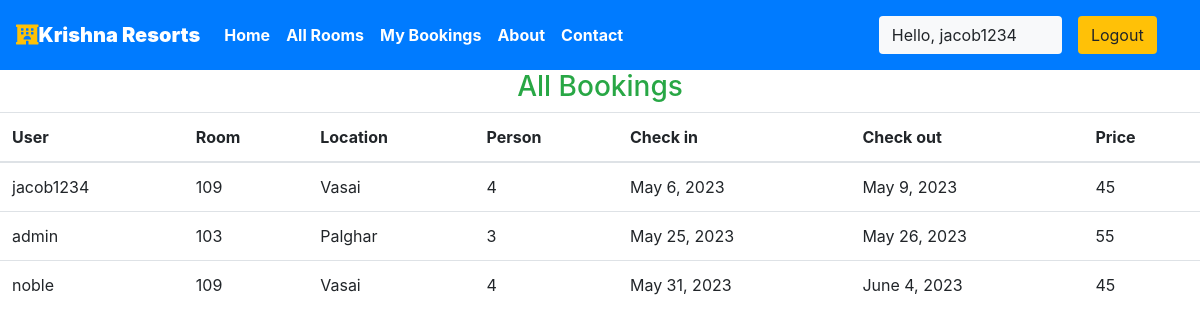
The app's page /staff/allbookings (signed in) with its own data.
### krishna/models.py (models this page shows, shortened)
class Reservation(models.Model):
    check_in = models.DateField(auto_now =False)
    check_out = models.DateField()
    room = models.ForeignKey(Rooms, on_delete = models.CASCADE)
    guest = models.ForeignKey(User, on_delete= models.CASCADE)
    status=models.CharField(max_length=100,default="Waiting for Approval")
    total=models.IntegerField(null=True)
    fname=models.CharField(max_length=100,null=True)
    lname=models.CharField(max_length=100,null=True)
    mobile=models.CharField(max_length=100,null=True)
    booking_id = models.CharField(max_length=100,default="null")

class Rooms(models.Model):
    ROOM_STATUS = (
    ("1", "available"),
    ("2", "not available"),
    )
    ROOM_TYPE = (
    ("1", "premium"),
    ("2", "deluxe"),
    ("3","basic"),
    )
    room_type = models.CharField(max_length=50,choices = ROOM_TYPE)
    capacity = models.IntegerField()
    price = models.IntegerField()
    size = models.IntegerField()
    hotel = models.ForeignKey(Hotels, on_delete = models.CASCADE)
    status = models.CharField(choices =ROOM_STATUS,max_length = 15)
    roomnumber = models.IntegerField()
    image=models.ImageField(upload_to="hotels",null=True)

class Hotels(models.Model):
    name = models.CharField(max_length=30,default="krishna")
    owner = models.CharField(max_length=20)
    location = models.CharField(max_length=50)
    state = models.CharField(max_length=50,default="maharashtra")
    country = models.CharField(max_length=50,default="india")

### krishna/views.py (the view)
# urls.py: path('staff/allbookings', views.all_bookings,name="allbookigs"),
@login_required(login_url='/staff')
def all_bookings(request):
    bookings = Reservation.objects.all()
    if not bookings:
        messages.warning(request,"No Bookings Found")
    return HttpResponse(render(request,'staff/allbookings.html',{'bookings':bookings}))

### templates/staff/allbookings.html (shortened to what this page needs)
{% extends 'basic.html' %}
{% block body %}
<h3 class="text-center  text-success">All Bookings </h3>
<table class="table">
    <thead>
        <th>User</th>
        <th>Room</th>
        <th>Location</th>
        <th>Person</th>
        <th>Check in</th>
        <th>Check out</th>
        <th>Price</th>
    </thead>
    {% for each_booking in bookings %}
    <tr>
        <td>{{each_booking.guest.username}}</td>
        <td>{{each_booking.room.roomnumber}}</td>
        <td>{{each_booking.room.hotel.location}}</td>
        <td>{{each_booking.room.capacity}}</td>
        <td>{{each_booking.check_in}}</td>
        <td>{{each_booking.check_out}}</td>
        <td>{{each_booking.room.price}}</td>
    </tr>
    {% endfor %}
</table>
{% endblock body %}

### templates/basic.html (shortened to what this page needs)
{% load static %}
<!DOCTYPE html>
<!DOCTYPE html>
<html lang="en">
<head>
    <link rel="stylesheet" href="https://use.fontawesome.com/releases/v5.7.0/css/all.css">
    <link rel="stylesheet" href="{% static 'bootstrap\bootstrap.css' %}">
    <link rel="stylesheet" href="https://maxcdn.bootstrapcdn.com/bootstrap/4.5.0/css/bootstrap.min.css" >
</head>
<body style="dbackground-image: url('https://source.unsplash.com/random');height: 100%;">
    <div class="container-fluid px-0">
        <nav class="navbar navbar-expand-lg navbar-dark bg-primary font-weight-bold">
            <a class="navbar-brand text-bold bg-black " href="/"><i class="fas fa-hotel text-warning"></i><b>Krishna Resorts</b></a>
            <div class="collapse navbar-collapse " id="navbarSupportedContent">
                <ul class="navbar-nav mr-auto ">
                    <li class="nav-item active">
                        <a class="nav-link text-bold " href="/home"> Home</a>
                    </li>
                    <li class="nav-item active">
                        <a class="nav-link text-bold " href="/room"> All Rooms </a>
                    </li>
                    {% if user.is_staff %}
                    <li class="nav-item active">
                        <a class="nav-link text-bold" href="/staff/panel">Dashboard </a>
                    </li>
                    {% elif user.is_staff == False and user.is_authenticated %}
                    <li class="nav-item active">
                            <a class="nav-link text-bold" href="/user/bookings">My Bookings </a>
                        </li>
                    {% endif %}
                    <li class="nav-item active">
                        <a class="nav-link text-bold" href="/about">About</a>
                    </li>
                    <li class="nav-item active">
                        <a class="nav-link text-bold" href="/contact">Contact </a>
                    </li>
                </ul>
                {% if user.is_authenticated %}
                      <button class="btn btn-group bg-light" data-toggle="modal" data-target="#forlogin">
                       Hello, {{request.user}}
                       <a href="/logout" class="nav-link">
                    <button class="btn btn-group bg-warning" data-toggle="modal" data-target="#forlogin">
                        Logout
                    </button></a>&nbsp; &nbsp;
                    </button>
                {% else %}
                    <a href="/user" class="nav-link">
                    <button class="btn btn-group bg-warning font-weight-bold" data-toggle="modal" data-target="#forlogin">
                        User Login
                    </button></a>
                {% endif %}
            </div>
        </nav>
    </div>
    {% block body %}
    {% endblock body %}
</body>
</html>

### templates/basic.html (style rules this page uses)
a { text-decoration: none; }

### records on screen
Reservation: guest.username "jacob1234", room.roomnumber "109", room.hotel.location "Vasai", room.capacity "4", check_in "May 6, 2023", check_out "May 9, 2023", room.price "45"
Reservation: guest.username "admin", room.roomnumber "103", room.hotel.location "Palghar", room.capacity "3", check_in "May 25, 2023", check_out "May 26, 2023", room.price "55"
Reservation: guest.username "noble", room.roomnumber "109", room.hotel.location "Vasai", room.capacity "4", check_in "May 31, 2023", check_out "June 4, 2023", room.price "45"

### other values on screen
{{ request.user }} "jacob1234"
